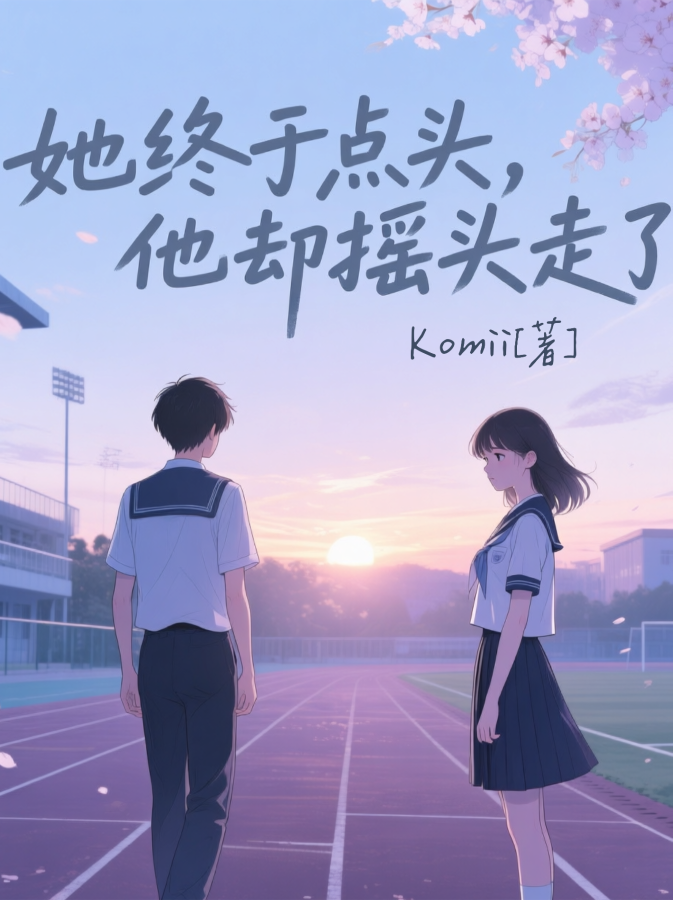
#> input picture 封面-last-komii.png, 1345 x 1800 px, found by its file name (shown at 1/2 size)
$ python compress_image.py
#> lines starting #> are read from the running program, lines starting #| are printed output that depends on the picture
#!/usr/bin/env python3
"""
图片压缩脚本 - 解决35秒加载问题
将2.96MB的封面图片压缩至500KB以内
"""

import os
from PIL import Image
import sys

def compress_image(input_path, output_path, quality=85, max_size=(800, 1200)):
    """
    压缩图片文件

    Args:
        input_path: 输入图片路径
        output_path: 输出图片路径
        quality: 压缩质量 (1-100)
        max_size: 最大尺寸 (宽, 高)
    """
#> called with input_path = '封面-last-Komii.png', output_path = '封面-compressed.png', quality = 80, max_size = (600, 900)
    try:
        # 打开原始图片
        with Image.open(input_path) as img:
            # 获取原始尺寸
#> img is the input picture: PIL image 1345x1800 RGBA; mean R, G, B, A 158.9, 158.9, 198.1, 255
            original_size = img.size
#> original_size = (1345, 1800)
            original_format = img.format
#> original_format = 'PNG'

            # 计算缩放比例
            width, height = img.size
#> width = 1345; height = 1800
            if width > max_size[0] or height > max_size[1]:
                img.thumbnail(max_size, Image.Resampling.LANCZOS)
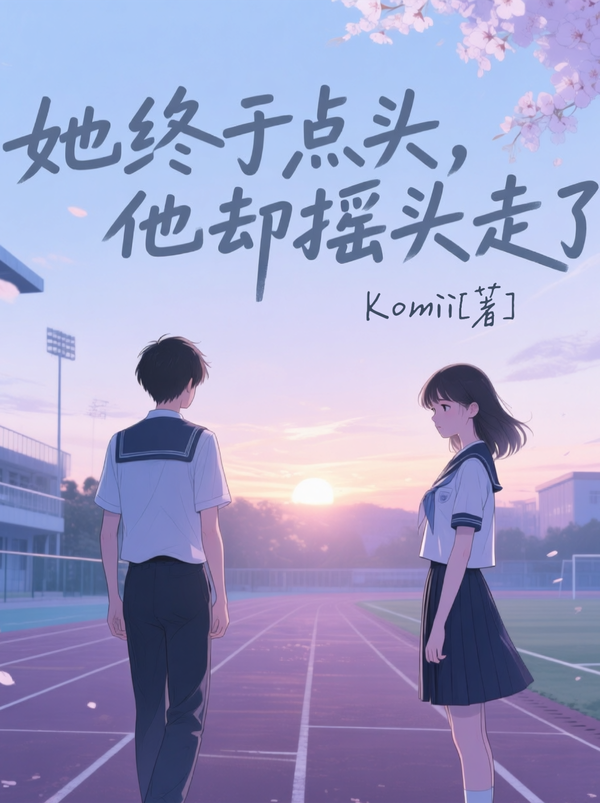
#> img: PIL image 600x803 RGBA; mean R, G, B, A 158.9, 158.9, 198.1, 255; transparent parts drawn white

            # 保存压缩后的图片
            if img.mode == 'RGBA':
                # PNG格式，保持透明度
                img.save(output_path.replace('.jpg', '.png'), 'PNG', optimize=True)
            else:
                # JPEG格式
                img.save(output_path, 'JPEG', optimize=True, quality=quality)

            # 获取文件大小
            original_size_bytes = os.path.getsize(input_path)
            compressed_size_bytes = os.path.getsize(output_path)

            original_size_mb = original_size_bytes / (1024 * 1024)
            compressed_size_mb = compressed_size_bytes / (1024 * 1024)

            print(f"🎯 图片压缩完成:")
            print(f"   📏 尺寸: {original_size} → {img.size}")
#|    📏 尺寸: (1345, 1800) → (600, 803)
            print(f"   📊 大小: {original_size_mb:.2f}MB → {compressed_size_mb:.2f}MB")
            print(f"   📉 压缩率: {(1 - compressed_size_mb/original_size_mb)*100:.1f}%")
            print(f"   🚀 加载速度提升: {original_size_mb/compressed_size_mb:.1f}倍")

            return True

    except Exception as e:
        print(f"❌ 压缩失败: {e}")
        return False

def main():
    input_file = "封面-last-Komii.png"
    output_file = "封面-compressed.png"

    if not os.path.exists(input_file):
        print(f"❌ 找不到文件: {input_file}")
        return

    print("🚀 开始压缩封面图片...")
    print(f"📁 原始文件: {input_file} (2.96MB)")
    print(f"🎯 目标文件: {output_file} (<500KB)")
    print("-" * 50)

    # 压缩图片
    success = compress_image(input_file, output_file, quality=80, max_size=(600, 900))

    if success:
        print("-" * 50)
        print("✅ 压缩成功！")
        print("💡 建议: 将index.html中的图片路径改为'封面-compressed.jpg'")
        print("📝 操作步骤:")
        print("   1. 修改index.html中的图片src")
        print("   2. 刷新页面测试加载速度")
        print("   3. 预计加载时间: 35秒 → 1秒内")
    else:
        print("❌ 压缩失败，请检查图片文件")

if __name__ == "__main__":
    main()
